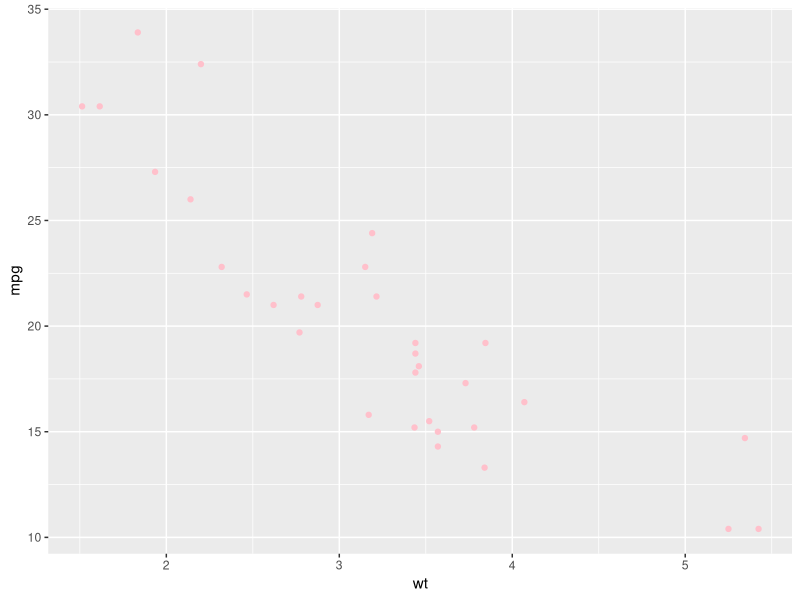
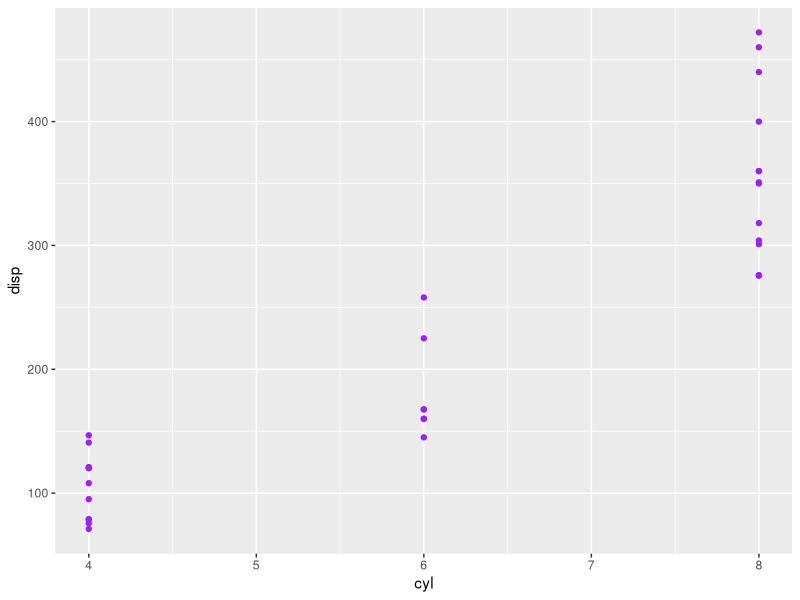
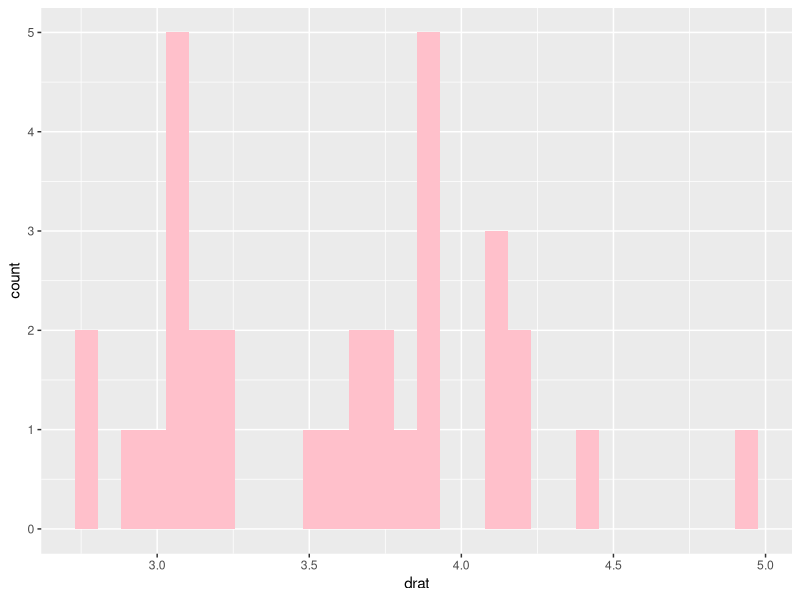
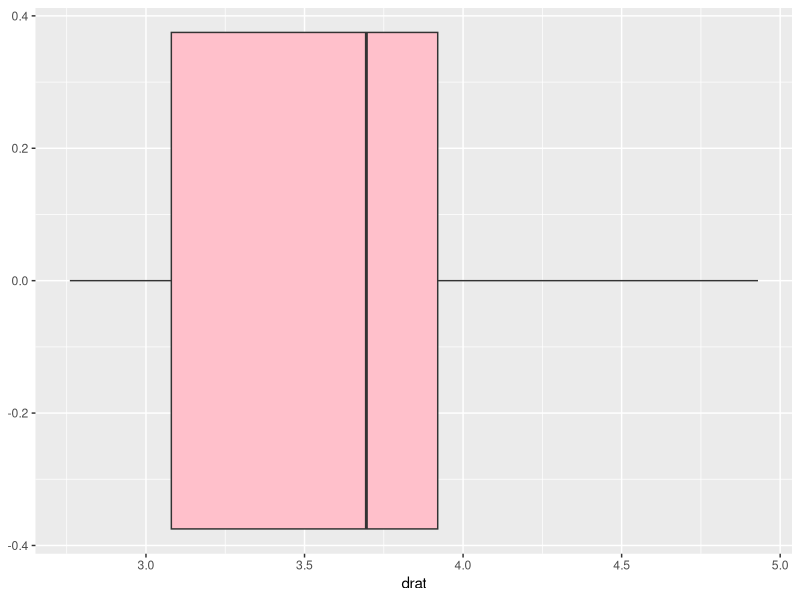

R code for these plots, in order:
## ---- chunk 1
0.1 + 0.1 + 0.1 - 0.3
0.3 - 0.1 - 0.1 - 0.1 # a variation

# run this if you want to avoid scientific notation
options(scipen = 999)
## ---- chunk 2
# install.packages("tidyverse")
library(tidyverse)
## ---- chunk 3
mtcars[mtcars$cyl == 6 & mtcars$mpg > 20, c("mpg", "hp")]
## ---- chunk 4
mtcars %>%
  filter(cyl == 6, mpg > 20) |> # reminder that %>% is the same thing
  select(mpg, hp)
## ---- chunk 5
#| label: load data

data(mtcars) # reads in the data & adds it to your environment as a dataframe
mtcars
# pipe is command shift m 
mtcars <- mtcars %>% 
  rownames_to_column("model")

view(mtcars)
head(mtcars, 10)
# # number of rows to designate how many rows want to see
summary(mtcars) # opens help info tab

tail(mtcars)

## ---- chunk 6

mean(mtcars) #wrong
mean(mpg) #wrong again

mean(mtcars$mpg) # $ sign lets you select a variable/column within df 



## ---- chunk 7

mean(mtcars$cyl)
## ---- chunk 8

median(mtcars$cyl)
median(mtcars$disp)
## ---- chunk 9
# this is a scatterplot of mpg by wt
# ggplot in tidyverse already 

ggplot(data = mtcars, aes(x = wt, y = mpg)) +
  geom_point(color = "pink") #gives scatter plot geometry
## ---- chunk 10

ggplot(data = mtcars, aes(x = cyl, y = disp)) +
  geom_point(color = "purple") #gives scatter plot geometry

#convert am to factor by creating new am_f variable
mtcars <- mtcars %>% 
  mutate(am_f = factor(am, labels = c("auto", "manual")))

ggplot(data = mtcars, aes(x = drat)) +
  geom_histogram(fill = "pink") #histogram geometry, don't put y bcs automatically puts                                  "count" as y 


ggplot(data = mtcars, aes(x = drat)) +
  geom_boxplot(fill = "pink") 
